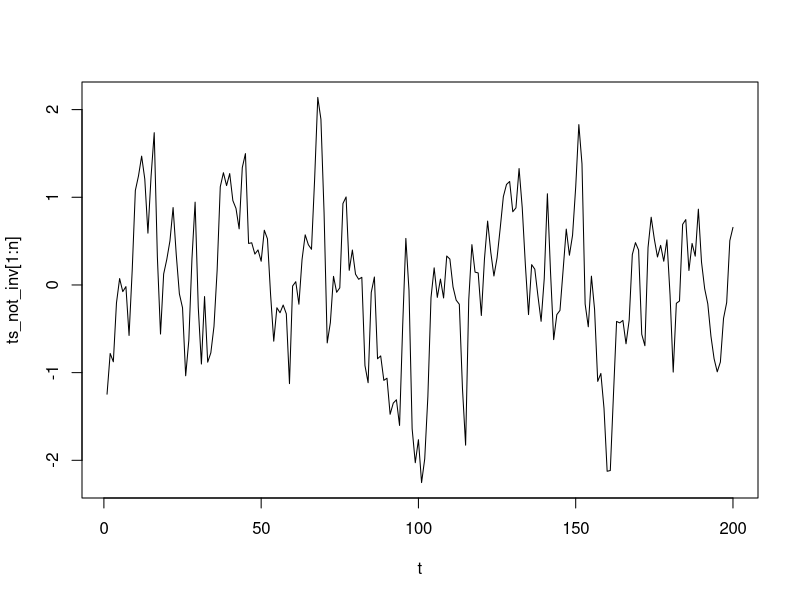
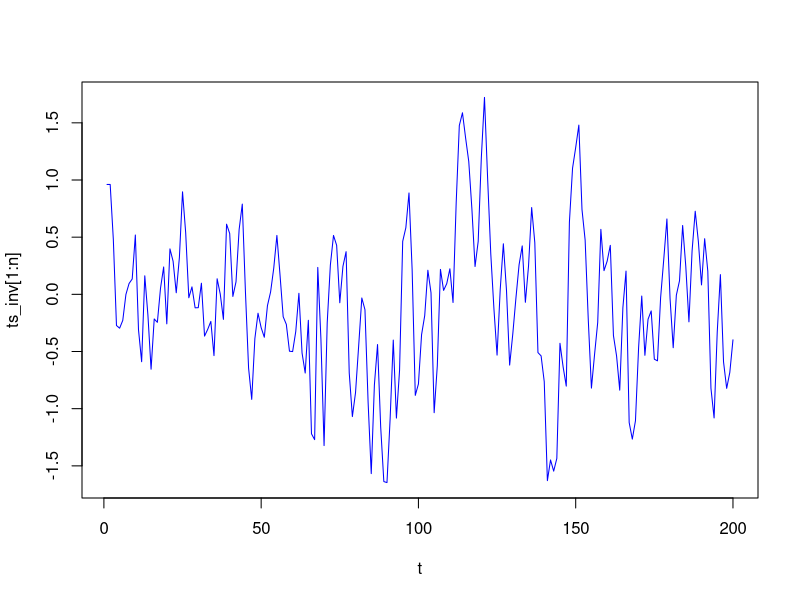

The R script that drew these images, in order:
theta <- c(0.8) 
phi <- c(0.8,-0.5)
n <- 200
t = c(1:n)
set.seed(223)
ts_not_inv <- arima.sim(list(ar=theta,ma=phi), n, sd=0.4)
ts_inv <- arima.sim(list(ar=theta,ma=c(0.4,-0.5)), n, sd=0.4)
plot(t,ts_not_inv[1:n],type="l")
plot(t,ts_inv[1:n],type="l",col="blue")
